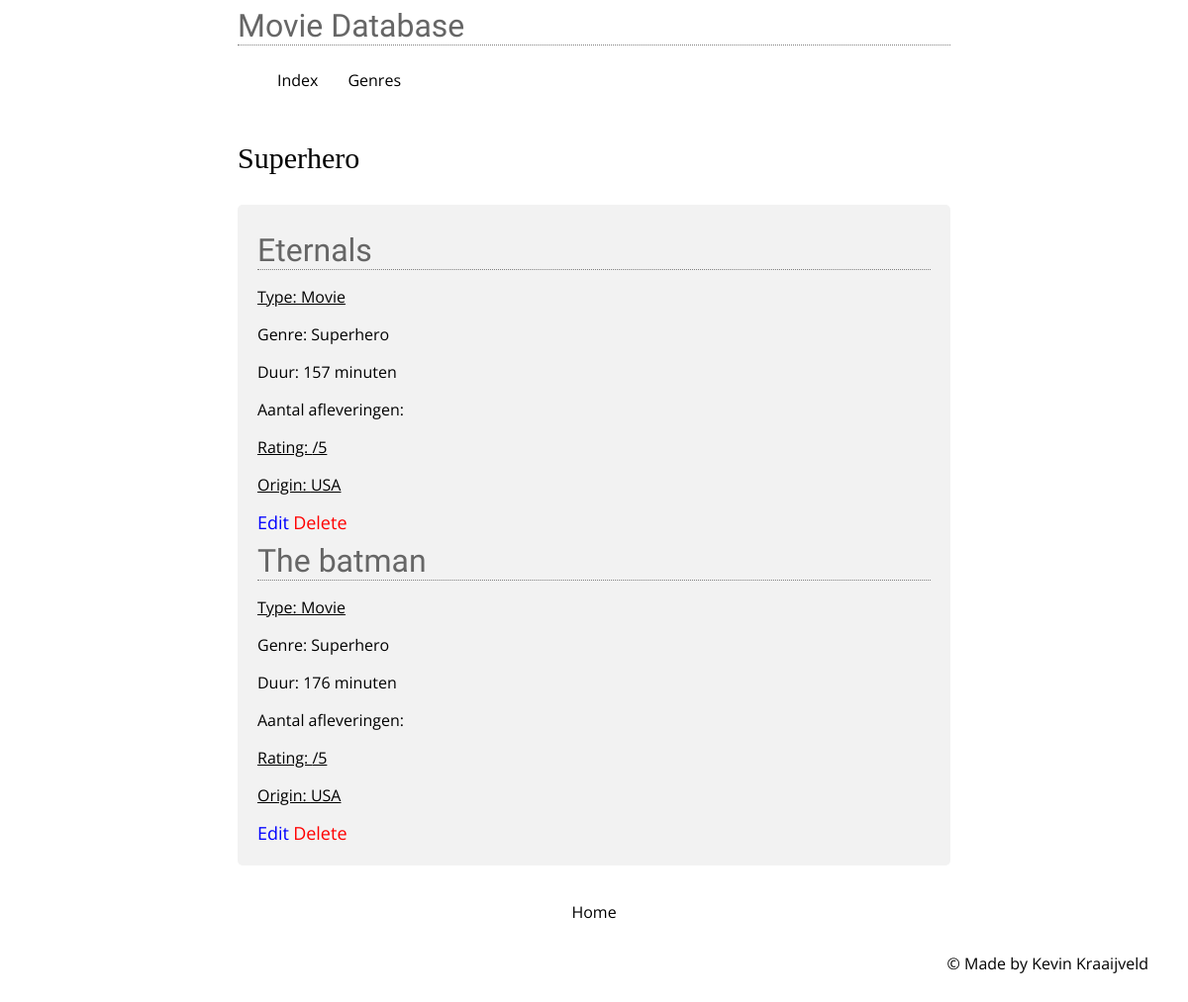
The page /genre/seeGenre/7 on the database its author committed.
### tables this page shows
CREATE TABLE IF NOT EXISTS `genres` (
  `genre_id` int(11) NOT NULL,
  `genre_description` varchar(255) NOT NULL
);

CREATE TABLE IF NOT EXISTS `films` (
  `film_id` int(11) NOT NULL,
  `film_name` varchar(255) NOT NULL,
  `type_id` int(11) NOT NULL,
  `genre_id` int(11) NOT NULL,
  `film_duration` varchar(50) NOT NULL,
  `film_episodes` varchar(50) NOT NULL,
  `film_rating` varchar(1) NOT NULL,
  `film_season` int(2) DEFAULT NULL,
  `film_origin` varchar(50) NOT NULL
);

### core/core.php (called while the page is built, shortened)
<?php
function render($filename, $data = null)
{
	require(ROOT . 'view/templates/header.php');
	require(ROOT . 'view/' . $filename . '.php');
	require(ROOT . 'view/templates/footer.php');
}

### controller/GenreController.php (called while the page is built, shortened)
<?php
require(ROOT . "model/GenreModel.php");
function seeGenre($id){
	render("moviedatabase/genres/see",
		array(
			'films' => joinAllFilms(),
			'types' =>  getTypeById($id),
			'genres' => getAllGenres(),
			'genre' =>  getGenreById($id),
			'thisGenre' => getGenreByName($id)
		)
	);
}

### public/index.php (called while the page is built, shortened)
<?php
require(ROOT . "core/core.php");
route();

### model/GenreModel.php (called while the page is built, shortened)
<?php
function getGenreById($id){
	$db = openDatabaseConnection();
	$sql = "SELECT * FROM `genres` where genre_id = :id ";
	$query = $db->prepare($sql);
	$query->bindParam(":id", $id);
	$query->execute();
	return $query->fetchAll();
}
function getGenreByName($id){
	$db = openDatabaseConnection();
	$sql = "SELECT * FROM `films`  where genre_id = :id ";
	$query = $db->prepare($sql);
	$query->bindParam(":id", $id);
	$query->execute();
	return $query->fetchAll();
}

### view/moviedatabase/genres/see.php (the view)
<h3><?=$genre[0]['genre_description']?></h3>
<div>
<?php
  foreach ($thisGenre as $film => $value) {
    $name = $value['film_name'];
    $duration = $value['film_duration'];
    $episodes = $value['film_episodes'];
    $rating = $value['film_rating'];
    $type = $value['type_id'];
    $film_origin= $value['film_origin'];
    $genre_id= $value['genre_id'];
    $genre = $genres[$genre_id-1]['genre_description'];
    if($type==1){
      echo '<h1>' . $name . '</h1>';
      echo '<p>' . "<a href='" . URL . "types/seeType/" . $value['type_id'] . "'>Type: Movie</a>" . '</p>';
    }else{
      echo '<h1>' . "<a href='" . URL . "serie/seeSerie/" . $value['film_id'] . "'>" . $name  . "</a>" . '</h1>';
      echo '<p>' . "<a href='" . URL . "types/seeType/" . $value['type_id'] . "'>Type: Series</a>" . '</p>';
    }
    echo '<p>' . 'Genre: ' . $genre . '</p>';
    echo '<p>' . 'Duur: ' . $duration . ' minuten' .'</p>';
    echo '<p>' . 'Aantal afleveringen: ' . $episodes . '</p>';
    echo '<p>' . "<a href='" . URL . "film/seeRating/" . $value['film_rating'] . "'>Rating: $rating  /5 </a>" . '</p>';
    echo '<p>' . "<a href='" . URL . "film/seeOrigin/" . $value['film_origin'] . "'>Origin: $film_origin</a>" . '</p>';
    echo "<a class='editthis' href='" . URL . "film/editFilm/" . $value['film_id'] . "'>Edit</a> ";
    echo "<a class='deletethis' href='" . URL . "film/deleteFilm/" . $value['film_id'] . "'>Delete</a>";
  }
?>
</div>
<a class='middle' href='<?=URL?>'>Home</a>
<br>
<br>
<br>
<br>

### public/css/style.css (style rules this page uses)
body { font-family: Open Sans, Verdana, sans-serif; font-size: 12pt; width: 60%; margin: 0 18% 0 20%; }
h1 { font-family: Open Sans Condensed, sans-serif; font-weight: normal; font-size: 24pt; color: #666; margin-top: 7px; margin-bottom: 8px; border-bottom: 1px dotted grey; }
h3 { font-weight: normal; font-size: 30px; font-family: Comic Sans MS; }
.middle { display: block; text-align: center; text-decoration: none; }
a { color : black; }
div { border-radius: 5px; background-color: #f2f2f2; padding: 20px; margin-bottom: 5%; }
.deletethis { color:red!important; text-decoration: none; font-size: 18px; position: relative; bottom: 1px; }
.editthis { color:blue!important; text-decoration: none; font-size: 18px; position: relative; bottom: 1px; }

### rows shown on the page
genres: genre_description "Superhero"
films: film_name "Eternals", genre.genre_description "Superhero", film_duration "157", film_origin "USA"
films: film_name "The batman", genre.genre_description "Superhero", film_duration "176", film_origin "USA"
